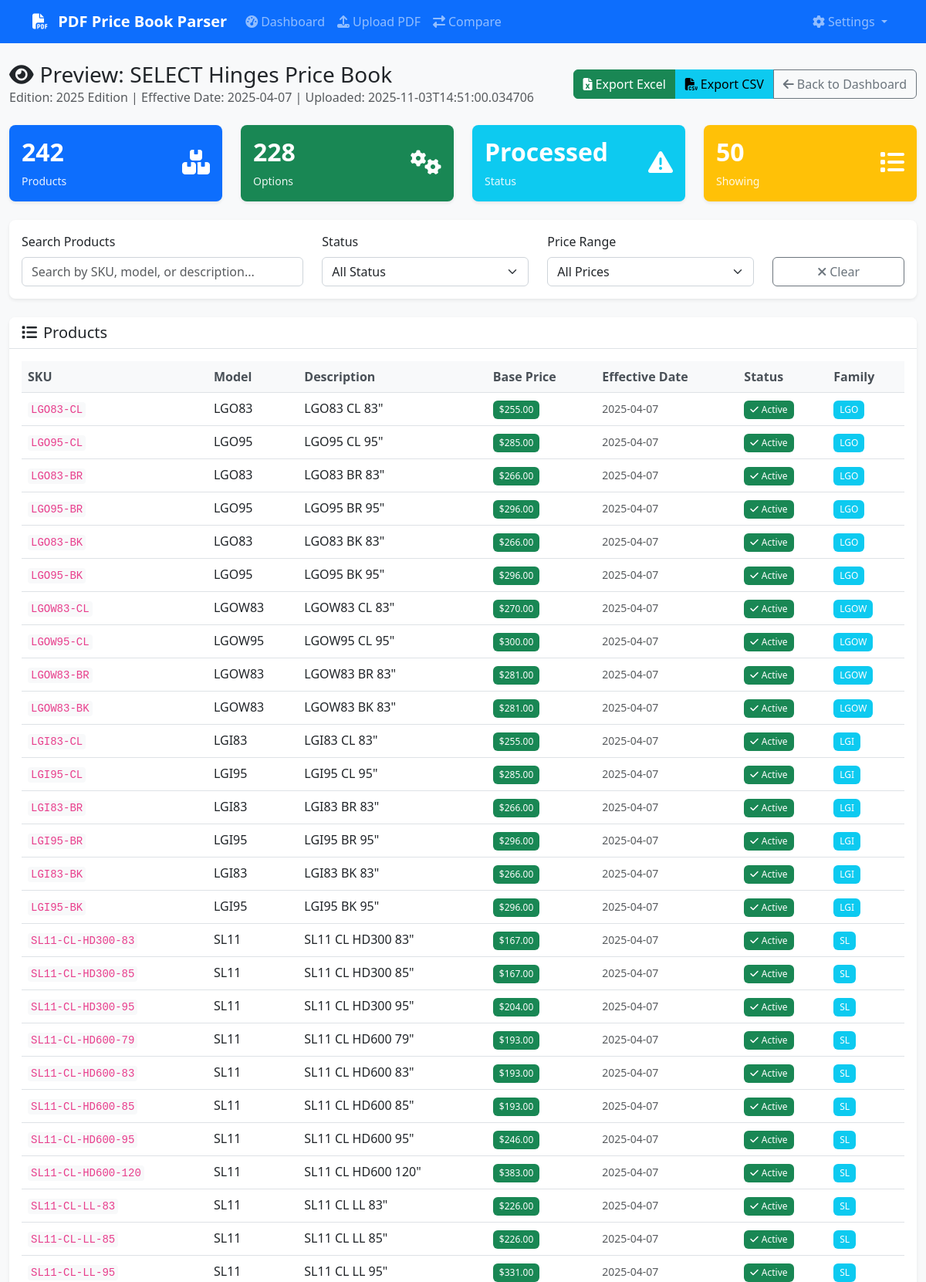
Page /preview/12 (upper part) on the committed database.
### database/models.py (models this page shows)
class Manufacturer(Base):
    __tablename__ = 'manufacturers'
    id = Column(Integer, primary_key=True)
    name = Column(String(255), nullable=False)
    code = Column(String(50), unique=True, nullable=False)
    created_at = Column(DateTime, default=datetime.utcnow)
    price_books = relationship("PriceBook", back_populates="manufacturer")
    product_families = relationship("ProductFamily", back_populates="manufacturer")
    finishes = relationship("Finish", back_populates="manufacturer")

class PriceBook(Base):
    __tablename__ = 'price_books'
    id = Column(Integer, primary_key=True)
    manufacturer_id = Column(Integer, ForeignKey('manufacturers.id'), nullable=False)
    edition = Column(String(100))
    effective_date = Column(Date)
    upload_date = Column(DateTime, default=datetime.utcnow)
    file_path = Column(Text)
    file_size = Column(Integer)
    status = Column(String(50), default='processing')  # processing, completed, failed
    parsing_notes = Column(Text)
    manufacturer = relationship("Manufacturer", back_populates="price_books")
    products = relationship("Product", back_populates="price_book", cascade="all, delete-orphan")

class Product(Base):
    __tablename__ = 'products'
    id = Column(Integer, primary_key=True)
    family_id = Column(Integer, ForeignKey('product_families.id'))
    price_book_id = Column(Integer, ForeignKey('price_books.id', ondelete='CASCADE'), nullable=False)
    sku = Column(String(100), nullable=False)
    model = Column(String(100))
    description = Column(Text)
    base_price = Column(DECIMAL(10, 2))
    effective_date = Column(Date)
    retired_date = Column(Date)
    is_active = Column(Boolean, default=True)
    created_at = Column(DateTime, default=datetime.utcnow)
    updated_at = Column(DateTime, default=datetime.utcnow, onupdate=datetime.utcnow)
    family = relationship("ProductFamily", back_populates="products")
    price_book = relationship("PriceBook", back_populates="products")
    options = relationship("ProductOption", back_populates="product")
    prices = relationship("ProductPrice", back_populates="product")

class ProductFamily(Base):
    __tablename__ = 'product_families'
    id = Column(Integer, primary_key=True)
    manufacturer_id = Column(Integer, ForeignKey('manufacturers.id'), nullable=False)
    name = Column(String(255), nullable=False)
    category = Column(String(100))
    description = Column(Text)
    created_at = Column(DateTime, default=datetime.utcnow)
    manufacturer = relationship("Manufacturer", back_populates="product_families")
    products = relationship("Product", back_populates="family")

### app.py (the view)
@app.route('/preview/<int:price_book_id>')
def preview(price_book_id):
    try:
        summary = price_book_manager.get_price_book_summary(price_book_id)
        products = price_book_manager.get_products_by_price_book(price_book_id, limit=50)
        return render_template('preview.html',
                             summary=summary,
                             products=products,
                             price_book_id=price_book_id)
    except Exception as e:
        logger.error(f"Error loading preview: {e}")
        flash('Error loading preview', 'error')
        return redirect(url_for('index'))

### database/manager.py (called while the page is built)
    def get_session(self) -> Session:
        return self.db_manager.get_session()

### database/models.py (called while the page is built)
    def get_session(self):
        return self.SessionLocal()

### templates/preview.html (shortened to what this page needs)
{% extends "base.html" %}
{% block content %}
<div class="row">
    <div class="col-12">
        <div class="d-flex justify-content-between align-items-center mb-4">
            <div>
                <h1 class="h3 mb-0">
                    <i class="fas fa-eye me-2"></i>Preview: {{ summary.manufacturer }} Price Book
                </h1>
                <p class="text-muted mb-0">
                    Edition: {{ summary.edition or 'N/A' }} |
                    Effective Date: {{ summary.effective_date or 'N/A' }} |
                    Uploaded: {{ summary.upload_date }}
                </p>
            </div>
            <div class="btn-group">
                <a href="{{ url_for('export', price_book_id=price_book_id, format='excel') }}"
                   class="btn btn-success">
                    <i class="fas fa-file-excel me-1"></i>Export Excel
                </a>
                <a href="{{ url_for('export', price_book_id=price_book_id, format='csv') }}"
                   class="btn btn-info">
                    <i class="fas fa-file-csv me-1"></i>Export CSV
                </a>
                <a href="{{ url_for('index') }}" class="btn btn-outline-secondary">
                    <i class="fas fa-arrow-left me-1"></i>Back to Dashboard
                </a>
            </div>
        </div>
    </div>
</div>
<div class="row mb-4">
    <div class="col-md-3">
        <div class="card bg-primary text-white">
            <div class="card-body">
                <div class="d-flex justify-content-between">
                    <div>
                        <h4 class="card-title">{{ summary.product_count }}</h4>
                        <p class="card-text">Products</p>
                    </div>
                    <div class="align-self-center">
                        <i class="fas fa-boxes fa-2x"></i>
                    </div>
                </div>
            </div>
        </div>
    </div>
    <div class="col-md-3">
        <div class="card bg-success text-white">
            <div class="card-body">
                <div class="d-flex justify-content-between">
                    <div>
                        <h4 class="card-title">{{ summary.option_count }}</h4>
                        <p class="card-text">Options</p>
                    </div>
                    <div class="align-self-center">
                        <i class="fas fa-cogs fa-2x"></i>
                    </div>
                </div>
            </div>
        </div>
    </div>
    <div class="col-md-3">
        <div class="card bg-info text-white">
            <div class="card-body">
                <div class="d-flex justify-content-between">
                    <div>
                        <h4 class="card-title">{{ summary.status|title }}</h4>
                        <p class="card-text">Status</p>
                    </div>
                    <div class="align-self-center">
                        {% if summary.status == 'completed' %}
                            <i class="fas fa-check-circle fa-2x"></i>
                        {% elif summary.status == 'processing' %}
                            <i class="fas fa-spinner fa-spin fa-2x"></i>
                        {% else %}
                            <i class="fas fa-exclamation-triangle fa-2x"></i>
                        {% endif %}
                    </div>
                </div>
            </div>
        </div>
    </div>
    <div class="col-md-3">
        <div class="card bg-warning text-white">
            <div class="card-body">
                <div class="d-flex justify-content-between">
                    <div>
                        <h4 class="card-title">{{ products|length }}</h4>
                        <p class="card-text">Showing</p>
                    </div>
                    <div class="align-self-center">
                        <i class="fas fa-list fa-2x"></i>
                    </div>
                </div>
            </div>
        </div>
    </div>
</div>
<div class="row mb-4">
    <div class="col-12">
        <div class="card">
            <div class="card-body">
                <div class="row">
                    <div class="col-md-4">
                        <label for="searchInput" class="form-label">Search Products</label>
                        <input type="text" class="form-control" id="searchInput" placeholder="Search by SKU, model, or description...">
                    </div>
                    <div class="col-md-3">
                        <label for="statusFilter" class="form-label">Status</label>
                        <select class="form-select" id="statusFilter">
                            <option value="">All Status</option>
                        </select>
                    </div>
                    <div class="col-md-3">
                        <label for="priceFilter" class="form-label">Price Range</label>
                        <select class="form-select" id="priceFilter">
                            <option value="">All Prices</option>
                        </select>
                    </div>
                    <div class="col-md-2">
                        <label class="form-label">&nbsp;</label>
                        <button class="btn btn-outline-secondary w-100" onclick="clearFilters()">
                            <i class="fas fa-times me-1"></i>Clear
                        </button>
                    </div>
                </div>
            </div>
        </div>
    </div>
</div>
<div class="row">
    <div class="col-12">
        <div class="card">
            <div class="card-header">
                <h5 class="card-title mb-0">
                    <i class="fas fa-list me-2"></i>Products
                </h5>
            </div>
            <div class="card-body">
                <div class="table-responsive">
                    <table class="table table-hover" id="productsTable">
                        <thead>
                            <tr>
                                <th>SKU</th>
                                <th>Model</th>
                                <th>Description</th>
                                <th>Base Price</th>
                                <th>Effective Date</th>
                                <th>Status</th>
                                <th>Family</th>
                            </tr>
                        </thead>
                        <tbody>
                            {% for product in products %}
                            <tr data-sku="{{ product.sku|lower }}"
                                data-model="{{ product.model|lower }}"
                                data-description="{{ product.description|lower }}"
                                data-price="{{ product.base_price or 0 }}"
                                data-status="{{ 'active' if product.is_active else 'inactive' }}">
                                <td>
                                    <code>{{ product.sku }}</code>
                                </td>
                                <td>{{ product.model or 'N/A' }}</td>
                                <td>{{ product.description or 'N/A' }}</td>
                                <td>
                                    {% if product.base_price %}
                                        <span class="badge bg-success">${{ "%.2f"|format(product.base_price) }}</span>
                                    {% else %}
                                        <span class="text-muted">N/A</span>
                                    {% endif %}
                                </td>
                                <td>
                                    {% if product.effective_date %}
                                        <small class="text-muted">{{ product.effective_date }}</small>
                                    {% else %}
                                        <span class="text-muted">N/A</span>
                                    {% endif %}
                                </td>
                                <td>
                                    {% if product.is_active %}
                                        <span class="badge bg-success">
                                            <i class="fas fa-check me-1"></i>Active
                                        </span>
                                    {% else %}
                                        <span class="badge bg-secondary">
                                            <i class="fas fa-times me-1"></i>Inactive
                                        </span>
                                    {% endif %}
                                </td>
                                <td>
                                    {% if product.family %}
                                        <span class="badge bg-info">{{ product.family }}</span>
                                    {% else %}
                                        <span class="text-muted">N/A</span>
                                    {% endif %}
                                </td>
                            </tr>
                            {% endfor %}
                        </tbody>
                    </table>
                </div>
            </div>
        </div>
    </div>
</div>
{% endblock %}

### static/css/style.css (style rules this page uses)
:root { --primary-color: #0d6efd; --secondary-color: #6c757d; --success-color: #198754; --danger-color: #dc3545; --warning-color: #ffc107; --info-color: #0dcaf0; --light-color: #f8f9fa; --dark-color: #212529; }
body { font-family: 'Segoe UI', Tahoma, Geneva, Verdana, sans-serif; background-color: #f8f9fa; }
.card { border: none; box-shadow: 0 0.125rem 0.25rem rgba(0, 0, 0, 0.075); border-radius: 0.5rem; transition: box-shadow 0.15s ease-in-out; }
.card-header { background-color: #fff; border-bottom: 1px solid #dee2e6; border-radius: 0.5rem 0.5rem 0 0 !important; font-weight: 600; }
.btn { border-radius: 0.375rem; font-weight: 500; transition: all 0.15s ease-in-out; }
.table { margin-bottom: 0; }
.table th { border-top: none; font-weight: 600; color: #495057; background-color: #f8f9fa; }
.badge { font-size: 0.75em; font-weight: 500; padding: 0.375rem 0.5rem; }
.form-control, .form-select { border-radius: 0.375rem; border: 1px solid #ced4da; transition: border-color 0.15s ease-in-out, box-shadow 0.15s ease-in-out; }
.card.bg-primary, .card.bg-success, .card.bg-warning, .card.bg-info, .card.bg-danger { border: none; }
.card.bg-primary .card-title, .card.bg-success .card-title, .card.bg-warning .card-title, .card.bg-info .card-title, .card.bg-danger .card-title { font-size: 2rem; font-weight: 700; margin-bottom: 0.5rem; }
.card.bg-primary .card-text, .card.bg-success .card-text, .card.bg-warning .card-text, .card.bg-info .card-text, .card.bg-danger .card-text { font-size: 0.875rem; opacity: 0.9; margin-bottom: 0; }
code { background-color: #f8f9fa; color: #e83e8c; padding: 0.125rem 0.25rem; border-radius: 0.25rem; font-size: 0.875em; }

### rows in the picture
Manufacturer: manufacturer "SELECT Hinges"
PriceBook: edition "2025 Edition", status "Processed"
Product: sku "LGO83-CL", model "LGO83", description "LGO83 CL 83\""
ProductFamily: family "LGO" "LGO" "LGO" "LGO" "LGO" "LGO"
Product: sku "LGO95-CL", model "LGO95", description "LGO95 CL 95\""
Product: sku "LGO83-BR", model "LGO83", description "LGO83 BR 83\""
Product: sku "LGO95-BR", model "LGO95", description "LGO95 BR 95\""
Product: sku "LGO83-BK", model "LGO83", description "LGO83 BK 83\""
Product: sku "LGO95-BK", model "LGO95", description "LGO95 BK 95\""
Product: sku "LGOW83-CL", model "LGOW83", description "LGOW83 CL 83\""
ProductFamily: family "LGOW" "LGOW" "LGOW" "LGOW"
Product: sku "LGOW95-CL", model "LGOW95", description "LGOW95 CL 95\""
Product: sku "LGOW83-BR", model "LGOW83", description "LGOW83 BR 83\""
Product: sku "LGOW83-BK", model "LGOW83", description "LGOW83 BK 83\""
Product: sku "LGI83-CL", model "LGI83", description "LGI83 CL 83\""
ProductFamily: family "LGI" "LGI" "LGI" "LGI" "LGI" "LGI"
Product: sku "LGI95-CL", model "LGI95", description "LGI95 CL 95\""
Product: sku "LGI83-BR", model "LGI83", description "LGI83 BR 83\""
Product: sku "LGI95-BR", model "LGI95", description "LGI95 BR 95\""
Product: sku "LGI83-BK", model "LGI83", description "LGI83 BK 83\""
Product: sku "LGI95-BK", model "LGI95", description "LGI95 BK 95\""
Product: sku "SL11-CL-HD300-83", model "SL11", description "SL11 CL HD300 83\""
ProductFamily: family "SL" "SL" "SL" "SL" "SL" "SL" "SL" "SL" "SL" "SL" "SL"
Product: sku "SL11-CL-HD300-85", model "SL11", description "SL11 CL HD300 85\""
Product: sku "SL11-CL-HD300-95", model "SL11", description "SL11 CL HD300 95\""
Product: sku "SL11-CL-HD600-79", model "SL11", description "SL11 CL HD600 79\""
Product: sku "SL11-CL-HD600-83", model "SL11", description "SL11 CL HD600 83\""
Product: sku "SL11-CL-HD600-85", model "SL11", description "SL11 CL HD600 85\""
Product: sku "SL11-CL-HD600-95", model "SL11", description "SL11 CL HD600 95\""
Product: sku "SL11-CL-HD600-120", model "SL11", description "SL11 CL HD600 120\""
Product: sku "SL11-CL-LL-83", model "SL11", description "SL11 CL LL 83\""
Product: sku "SL11-CL-LL-85", model "SL11", description "SL11 CL LL 85\""
Product: sku "SL11-CL-LL-95", model "SL11", description "SL11 CL LL 95\""

### other values in the picture
{{ summary.effective_date or 'N/A' }} "2025-04-07"
{{ summary.upload_date }} "2025-11-03T14:51:00.034706"
{{ summary.product_count }} "242"
{{ summary.option_count }} "228"
{{ products|length }} "50"
{{ "%.2f"|format(product.base_price) }} "255.00" "285.00" "266.00" "296.00" "266.00" "296.00" "270.00" "300.00" "281.00" "281.00" "255.00" "285.00" "266.00" "296.00" "266.00" "296.00" "167.00" "167.00" "204.00" "193.00" "193.00" "193.00" "246.00" "383.00" "226.00" "226.00" "331.00"
{{ product.effective_date }} "2025-04-07" "2025-04-07" "2025-04-07" "2025-04-07" "2025-04-07" "2025-04-07" "2025-04-07" "2025-04-07" "2025-04-07" "2025-04-07" "2025-04-07" "2025-04-07" "2025-04-07" "2025-04-07" "2025-04-07" "2025-04-07" "2025-04-07" "2025-04-07" "2025-04-07" "2025-04-07" "2025-04-07" "2025-04-07" "2025-04-07" "2025-04-07" "2025-04-07" "2025-04-07" "2025-04-07"
